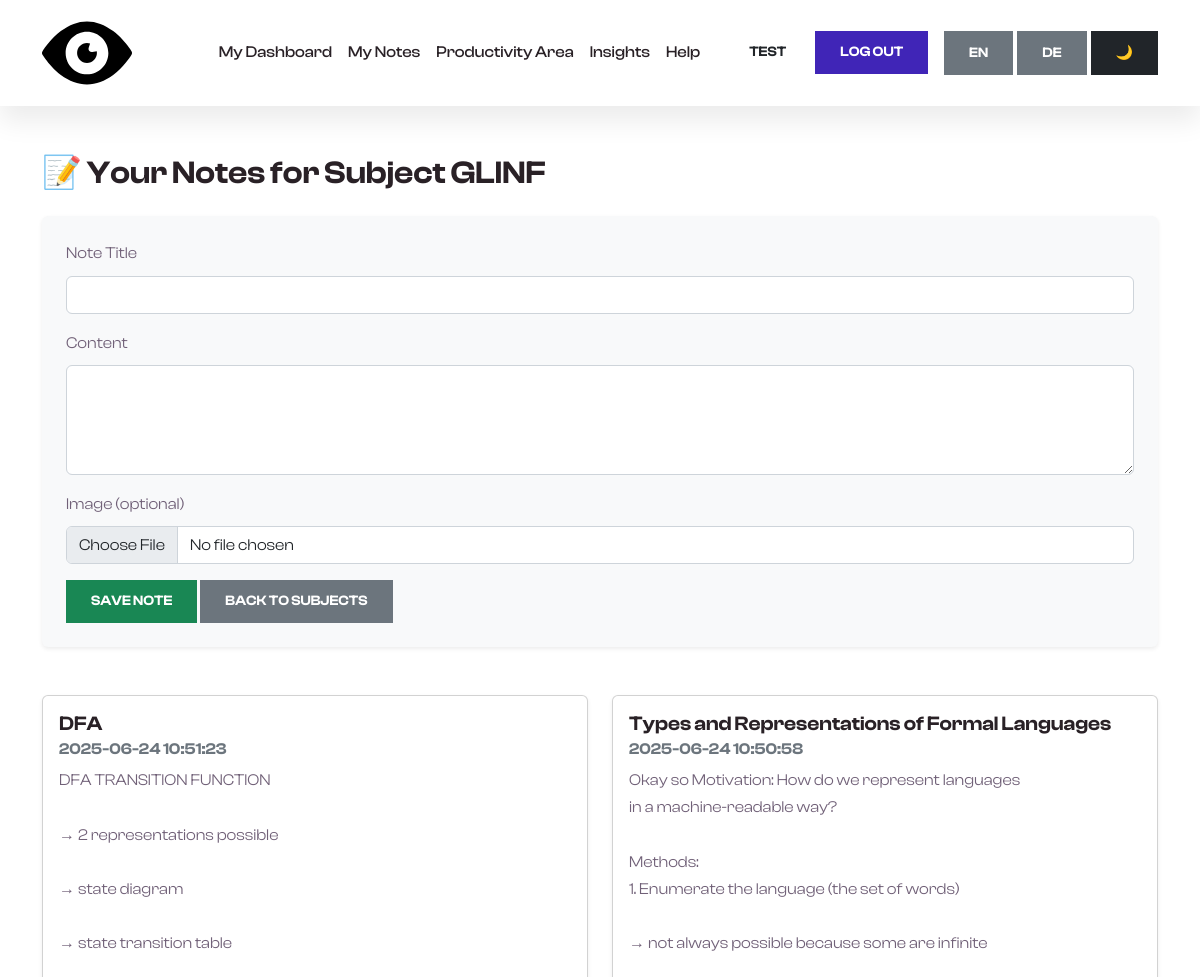
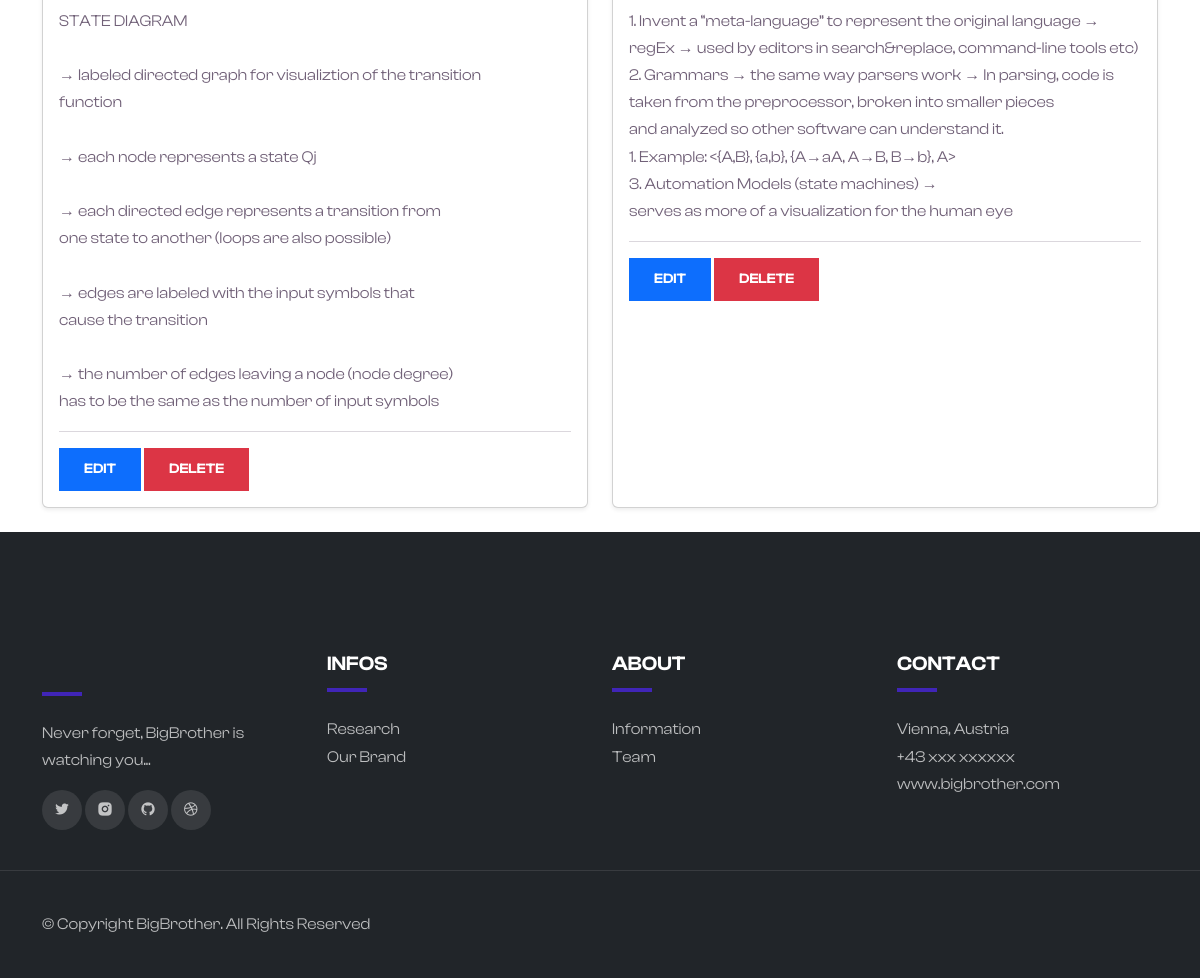
Screenshot of /notes.php?subject_id=1 (signed in) with the database file from the repository (2 pictures, top to bottom).
### tables this page shows
CREATE TABLE `subjects` (
  `id` int(11) NOT NULL,
  `user_id` int(11) DEFAULT NULL,
  `name` varchar(100) DEFAULT NULL,
  `ects` int(11) DEFAULT NULL,
  `is_completed` tinyint(1) DEFAULT 0
);

CREATE TABLE `notes` (
  `id` int(11) NOT NULL,
  `user_id` int(11) DEFAULT NULL,
  `subject_id` int(11) DEFAULT NULL,
  `title` varchar(255) DEFAULT NULL,
  `content` text DEFAULT NULL,
  `image_path` varchar(255) DEFAULT NULL,
  `created_at` datetime DEFAULT current_timestamp(),
  `updated_at` datetime DEFAULT current_timestamp() ON UPDATE current_timestamp(),
  `file_path` varchar(255) DEFAULT NULL,
  `file_type` varchar(50) DEFAULT NULL
);

### notes.php (the view, shortened to what this page needs)
<?php
include('includes/db.php');
$subject_id = (int)$_GET['subject_id'];
$user_id = $_SESSION['user_id'];
$stmt = $pdo->prepare("SELECT name FROM subjects WHERE id = ? AND user_id = ?");
$stmt->execute([$subject_id, $user_id]);
$subject = $stmt->fetch(PDO::FETCH_ASSOC);
$subject_name = $subject['name'];
$note_to_edit = null;
include('includes/header.php');
include('includes/nav.php');
?>
<div class="container mt-5">
    <h2 class="mb-4">📝 Your Notes for Subject <?= htmlspecialchars($subject_name) ?></h2>
    <form method="POST" enctype="multipart/form-data" class="mb-5 p-4 bg-light rounded shadow-sm">
        <div class="mb-3">
            <label for="title" class="form-label">Note Title</label>
            <input type="text" class="form-control" id="title" name="title" required value="<?= htmlspecialchars($note_to_edit['title'] ?? '') ?>">
        </div>
        <div class="mb-3">
            <label for="content" class="form-label">Content</label>
            <textarea class="form-control" id="content" name="content" rows="4"><?= htmlspecialchars($note_to_edit['content'] ?? '') ?></textarea>
        </div>
        <div class="mb-3">
            <label for="image" class="form-label">Image (optional)</label>
            <input class="form-control" type="file" name="image" id="image">
        </div>
        <button type="submit" class="btn btn-success">Save Note</button>
        <a href="/BigBrother/api/subjects.php" class="btn btn-secondary">Back to Subjects</a>
    </form>
    <div class="row">
        <?php
        $stmt = $pdo->prepare("SELECT * FROM notes WHERE user_id = ? AND subject_id = ? ORDER BY created_at DESC");
        $stmt->execute([$user_id, $subject_id]);
        foreach ($stmt as $note):
        ?>
            <div class="col-md-6 mb-4">
                <div class="card h-100 shadow-sm">
                    <div class="card-body">
                        <h5 class="card-title"><?= htmlspecialchars($note['title']) ?></h5>
                        <h6 class="card-subtitle mb-2 text-muted"><?= $note['created_at'] ?></h6>
                        <p class="card-text"><?= nl2br(htmlspecialchars($note['content'])) ?></p>
                        <hr>
                        <a href="?subject_id=<?= $subject_id ?>&edit=<?= $note['id'] ?>" class="btn btn-sm btn-primary">Edit</a>
                        <a href="?subject_id=<?= $subject_id ?>&delete=<?= $note['id'] ?>" onclick="return confirm('Delete this note?')" class="btn btn-sm btn-danger">Delete</a>
                    </div>
                </div>
            </div>
        <?php endforeach; ?>
    </div>
</div>
<?php include('includes/footer.php'); ?>

### BigBrother/assets/css/style.css (style rules this page uses)
:root { --c-dark: #292126; --c-brand: #4025b7; --c-brand-light: #7996d4; --c-brand-rgb: 78, 87, 212; --c-body: #716178; --font-base: "ClashDisplay", sans-serif; --box-shadow: 0px 15px 25px rgba(0,0,0,0.08); --transition: all 0.5s ease; }
body { font-family: var(--font-base); line-height: 1.7; color: var(--c-body); }
h1, h2, h3,h4, h5, h6, .h1, .h2, .h3, .h4, .h5, .h6 { font-weight: 600; color: var(--c-dark); }
a { text-decoration: none; color: var(--c-brand); transition: var(--transition); }
.btn { font-weight: 600; font-size: 14px; text-transform: uppercase; border-radius: 0; padding: 10px 24px; }

### rows the page displays
subjects: name "GLINF"
notes: title "DFA", created_at "2025-06-24 10:51:23", content "DFA TRANSITION FUNCTION → 2 representations possible → state diagram → state transition table STATE DIAGRAM → labeled directed graph for visualiztion of the transition function → each node represents a state Qj → each directed edge represents a transition from one state to another (loops are also possible) → edges are labeled with the input symbols that cause the transition → the number of edges leaving a node (node degree) has to be the same as the number of input symbols"
notes: title "Types and Representations of Formal Languages", created_at "2025-06-24 10:50:58", content "Okay so Motivation: How do we represent languages in a machine-readable way? Methods: 1. Enumerate the language (the set of words) → not always possible because some are infinite 1. Invent a “meta-language” to represent the original language → regEx → used by editors in search&replace, command-line tools etc) 2. Grammars → the same way parsers work → In parsing, code is taken from the preprocessor, broken into smaller pieces and analyzed so other software can understand it. 1. Example: <{A,B}, {a,b}, {A→aA, A→B, B→b}, A> 3. Automation Models (state machines) → serves as more of a visualization for the human eye"

### other values shown
$_SESSION['username'] "TEST"
